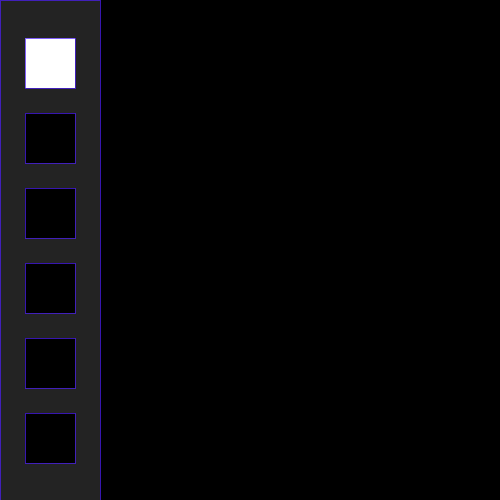
Frame 1 (no input)
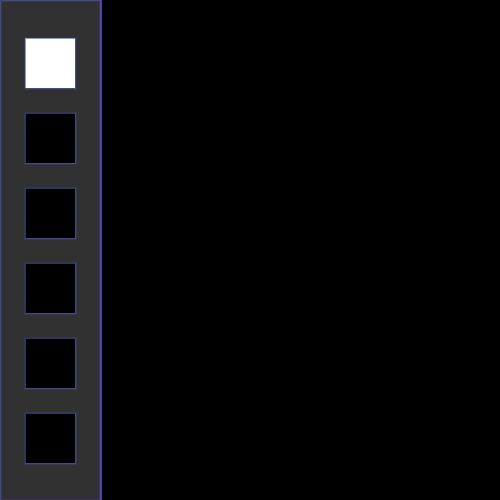
Frame 60 (the mouse pressed at the canvas centre just before this capture)
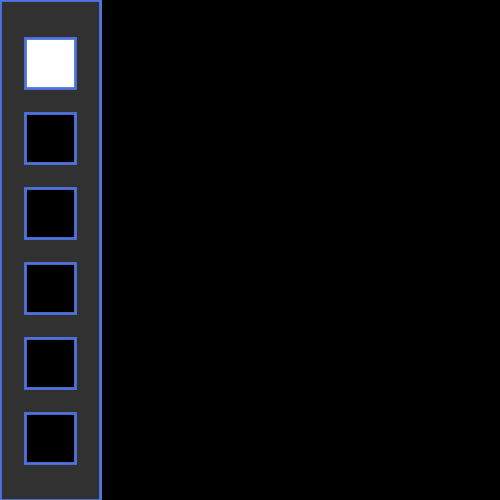
Frame 120 (the mouse held since frame 60 and released just before this capture)

The Processing sketch that drew these frames (run headless with seeded random() and noise(); from frame 60 on, the mouse is pressed at the canvas centre):

// Processing sketch: processing_37117
// ── processing_37117.pde

//I declare a variable type boolean, I call it mouseIsDown
//and I assign a value false. All in one instruction.
boolean mouseIsDown = false;
int A = 1;
int B = 0;
int C = 0;
int D = 0;
int E = 0;
int F = 0;
int eraserDiam = 20;
 
void setup() {
  size(500, 500);
  background(0);
}
 
void draw() {
 
//variable stroke according to speed
//float strokeW = abs(mouseX - pmouseX);
//strokeWeight(strokeW);
 
  //draw line only if mouse is down
  if (mouseIsDown == true) //same as if(mouseIsDown)
  {
    if((mouseX > 100) && (pmouseX > 100))
    {
      if ((pmouseX == mouseX) && (pmouseY == mouseY))
      {}
      else
      {
      if (A==1)
      {
        line(mouseX+random(-6,6), mouseY+random(-6,6), pmouseX, pmouseY);
      }
      if (B==1)
      {
        noStroke();
        fill(0);
        ellipse(mouseX, mouseY, eraserDiam, eraserDiam);
      }
      if (C==1)
      {
        rect(mouseX+random(-6,6), mouseY+random(-6,6), pmouseX/random(3,30), pmouseY/random(3,30));
      }
      if (D==1)
      {
        point(mouseX + 1, mouseY);
      }
      if (E==1)
      {
        stroke(200,200,200,180);
        fill(0,0,0,0);
        ellipse(mouseX,mouseY,20,20); ;
      }
      if (F==1)
      {
        noStroke();
        fill(0,0,0,6);
        rect(-5,-5,width+10,height+10);
      }
      }
    }
    else
    {
     if ((mouseX > 25) && (mouseX < 75))
     {
      if ((mouseY > 38) && (mouseY < 88))
      {
        A = 1;
        B = 0;
        C = 0;
        D = 0;
        E = 0;
        F = 0;
      }
      if ((mouseY > 38 +75) && (mouseY < 88 +75))
      {
        A = 0;
        B = 1;
        C = 0;
        D = 0;
        E = 0;
        F = 0;
      }if ((mouseY > 38 +150) && (mouseY < 88 +150))
      {
        A = 0;
        B = 0;
        C = 1;
        D = 0;
        E = 0;
        F = 0;
      }if ((mouseY > 38 + 225) && (mouseY < 75 +225))
      {
        A = 0;
        B = 0;
        C = 0;
        D = 1;
        E = 0;
        F = 0;
      }if ((mouseY > 338) && (mouseY < 388))
      {
        A = 0;
        B = 0;
        C = 0;
        D = 0;
        E = 1;
        F = 0;
      }if ((mouseY > 338 +75) && (mouseY < 388 +75))
      {
        A = 0;
        B = 0;
        C = 0;
        D = 0;
        E = 0;
        F = 1;
      }
     }
    }
    
    
    
  }
 stroke((mouseX/4)+random(120),(mouseY/4)+random(120),random(100,255));
 strokeWeight(random(3));
 
 //fill(0,0,0,10);
 //rect(-4,-4,width+8,height+8);


    fill(255);
  
  fill(50,50,50,180);
  rect(0,0,100,height);
  fill(255*A,255*A,255*A);
  rect(25, 50-12, 50, 50);
  fill(255*B,255*B,255*B);
  rect(25,125-12,50,50);
  fill(255*C,255*C,255*C);
  rect(25,200-12,50,50);
  fill(255*D,255*D,255*D);
  rect(25,275-12,50,50);
  fill(255*E,255*E,255*E);
  rect(25,350-12,50,50);
  fill(255*F,255*F,255*F);
  rect(25,425-12,50,50);
}
 
 
 
//this function is called every time you press a mouse button
void mousePressed() {
  mouseIsDown = true;
}
 
//this function is called every time you release a mouse button
void mouseReleased() {
  mouseIsDown = false;
}
